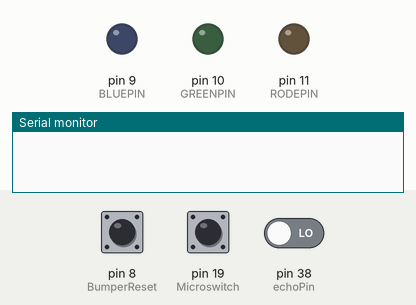
The sketch below on a simulated Arduino Mega 2560, built with avr-gcc and run on an emulated ATmega2560. On the bench: output pins drawn as LEDs (lit = HIGH), the last lines printed to the serial monitor. The inputs (shaded band) are chosen by the test bench; at power-on: pin 8 (BumperReset) LOW, pin 19 (Microswitch) HIGH, pin 38 (echoPin) LOW. Pins used as bus, display or sensor lines are not drawn.

Above: at 0.1 s.
At 1.1 s:
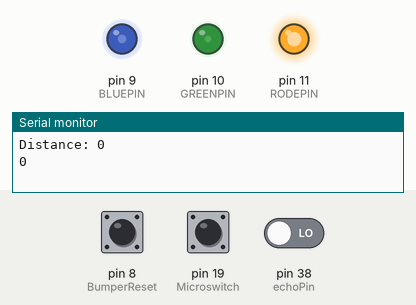
Timing chart, 0 to 2.6 s (numbered marks = the images above):
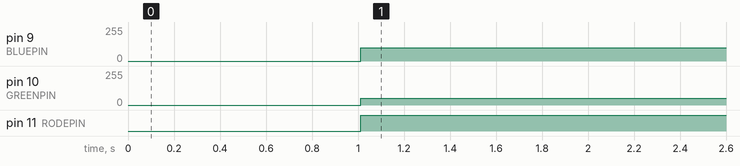

Measured:
- by itself, pin 9 (BLUEPIN): 0/255 → 100/255 at 1.0 s
- by itself, pin 10 (GREENPIN): 0/255 → 50/255 at 1.0 s
- by itself, pin 11 (RODEPIN): LOW → HIGH at 1.0 s

The sketch:

compleet_werkende_code_ultrasoon.ino
```cpp
unsigned long PulseTime = 0;
int MicroswitchMEM = 0;  // Geheugen om de stand van de Microswitch te onthouden
int Microswitch = 19;     // De microswitch zit aangesloten op PIN 2
int BumperReset = 8;     // De reset voor de bumper zit aangesloten op PIN 3
int BLUEPIN = 9;         // Blauw zit aangesloten op PIN 9
int GREENPIN = 10;       // Groen zit aangesloten op PIN 10
int RODEPIN = 11;        // Rood zit aangesloten op PIN 11
const int trigPin = 37;  // Trig zit aangesloten op PIN 12
const int echoPin = 38;  // Echo zit aangesloten op PIN 13

long duration;  // Tijd in microsecondes gedetecteerd door de ultrasoon sensor
int distance;   // De afstand in cm van de ultrasoon sensor tot het gedetecteerde voorwerp


void setup() {
  pinMode(Microswitch, INPUT_PULLUP);  // Veranderd de Microswitch naar een Input
  pinMode(BumperReset, INPUT);         // veranderd de BumperReset knop naar een Input
  pinMode(trigPin, OUTPUT);            // Veranderd de trigPin naar een Output
  pinMode(echoPin, INPUT);             // Veranderd de echoPin naar een Input
  Serial.begin(9600);                  // Starts the serial communication
}


void loop() {

  // ULTRASOON GEDEELTE


  digitalWrite(trigPin, LOW);  // Schakelt de trigPin uit
  delay(2);
  digitalWrite(trigPin, HIGH);  // Schakelt de trigPin aan voor 10 micro secondes
  delay(10);
  digitalWrite(trigPin, LOW);
  duration = pulseIn(echoPin, HIGH);  // Leest de echoPin van de ultrasoon sensor, dit is gelijk aan de de tijd van de geluidsgolf in microsecondes
  distance = duration * 0.034 / 2;    // Het omrekenen van duration naar afstand in cm
  Serial.print("Distance: ");         // Geeft de afstand weer op de Serial Monitor
  Serial.println(distance);
  Serial.println(MicroswitchMEM);


  // RESPONSE GEDEELTE

  if (digitalRead(Microswitch) == HIGH) {  // Schakelt de rode Leds in en de blauwe Leds uit als de gemeten afstand lager dan 30 is
    GeleLeds();
    MicroswitchMEM = 1;
  } else if (MicroswitchMEM == 0) {
    GroeneLeds();
  }

  if (distance < 30) {  // Schakelt de rode Leds in en de blauwe Leds uit als de gemeten afstand lager dan 30 is
    GeleLeds();
    MicroswitchMEM = 1;


  } else if (MicroswitchMEM == 0) {
    GroeneLeds();
  }

  if (MicroswitchMEM == 1 && digitalRead(BumperReset) == HIGH) {
    MicroswitchMEM = 0;
  }


  // einde void loop
}


void BlueLeds() {
  analogWrite(BLUEPIN, 255);
  analogWrite(GREENPIN, 0);
  analogWrite(RODEPIN, 0);
}
void GroeneLeds() {
  analogWrite(BLUEPIN, 0);  // Schakelt de blauwe Leds in en de rode Leds uit als de gemeten afstand niet lager dan 30 is
  analogWrite(GREENPIN, 255);
  analogWrite(RODEPIN, 0);
}

void GeleLeds () {
  analogWrite(RODEPIN, 255);
  analogWrite(GREENPIN, 50);
  analogWrite(BLUEPIN, 100);
}
```
